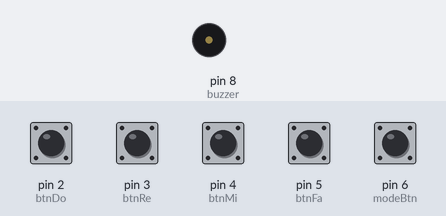
Simulated run of this sketch. Board: Arduino Uno, built with avr-gcc and run on an emulated ATmega328P. Shown: buzzer (waves = sounding). The inputs (shaded band) are chosen by the test bench; at power-on: pin 2 (btnDo), pin 3 (btnRe), pin 4 (btnMi), pin 5 (btnFa), pin 6 (modeBtn) HIGH.

Above: at 1.2 s.
1.3 s: pin 2 (btnDo) pulled LOW for 0.15 s
At 1.37 s:
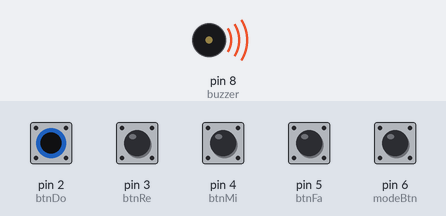
Timing chart, 0 to 4.3 s (numbered marks = the images above; inputs shaded):
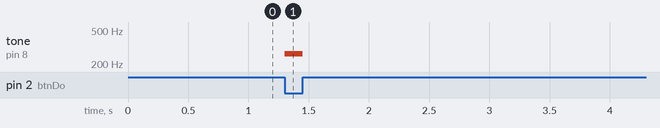

Measured:
- after the input at 1.3 s, tone on pin 8 (buzzer): silent → 262 Hz at once, → silent 0.15 s later

The sketch:

piano.ino
```cpp
/*
 * Digital Piano using Passive Buzzer
 * Author: Swetha
 */

const int buzzer = 8;

const int btnDo = 2;
const int btnRe = 3;
const int btnMi = 4;
const int btnFa = 5;
const int modeBtn = 6;

bool majorScale = true;
bool lastModeState = HIGH;

int majorNotes[4] = {262, 294, 330, 349};
int minorNotes[4] = {262, 294, 311, 349};

void setup() {

  pinMode(btnDo, INPUT_PULLUP);
  pinMode(btnRe, INPUT_PULLUP);
  pinMode(btnMi, INPUT_PULLUP);
  pinMode(btnFa, INPUT_PULLUP);
  pinMode(modeBtn, INPUT_PULLUP);

}

void loop() {

  bool currentMode = digitalRead(modeBtn);

  if (lastModeState == HIGH && currentMode == LOW) {
    majorScale = !majorScale;
    delay(200);
  }

  lastModeState = currentMode;

  bool b1 = digitalRead(btnDo) == LOW;
  bool b2 = digitalRead(btnRe) == LOW;
  bool b3 = digitalRead(btnMi) == LOW;
  bool b4 = digitalRead(btnFa) == LOW;

  int pressed = b1 + b2 + b3 + b4;

  if (pressed >= 2) {

    tone(buzzer, 392);

  }
  else if (b1) {

    tone(buzzer, majorScale ? majorNotes[0] : minorNotes[0]);

  }
  else if (b2) {

    tone(buzzer, majorScale ? majorNotes[1] : minorNotes[1]);

  }
  else if (b3) {

    tone(buzzer, majorScale ? majorNotes[2] : minorNotes[2]);

  }
  else if (b4) {

    tone(buzzer, majorScale ? majorNotes[3] : minorNotes[3]);

  }
  else {

    noTone(buzzer);

  }
}
```
